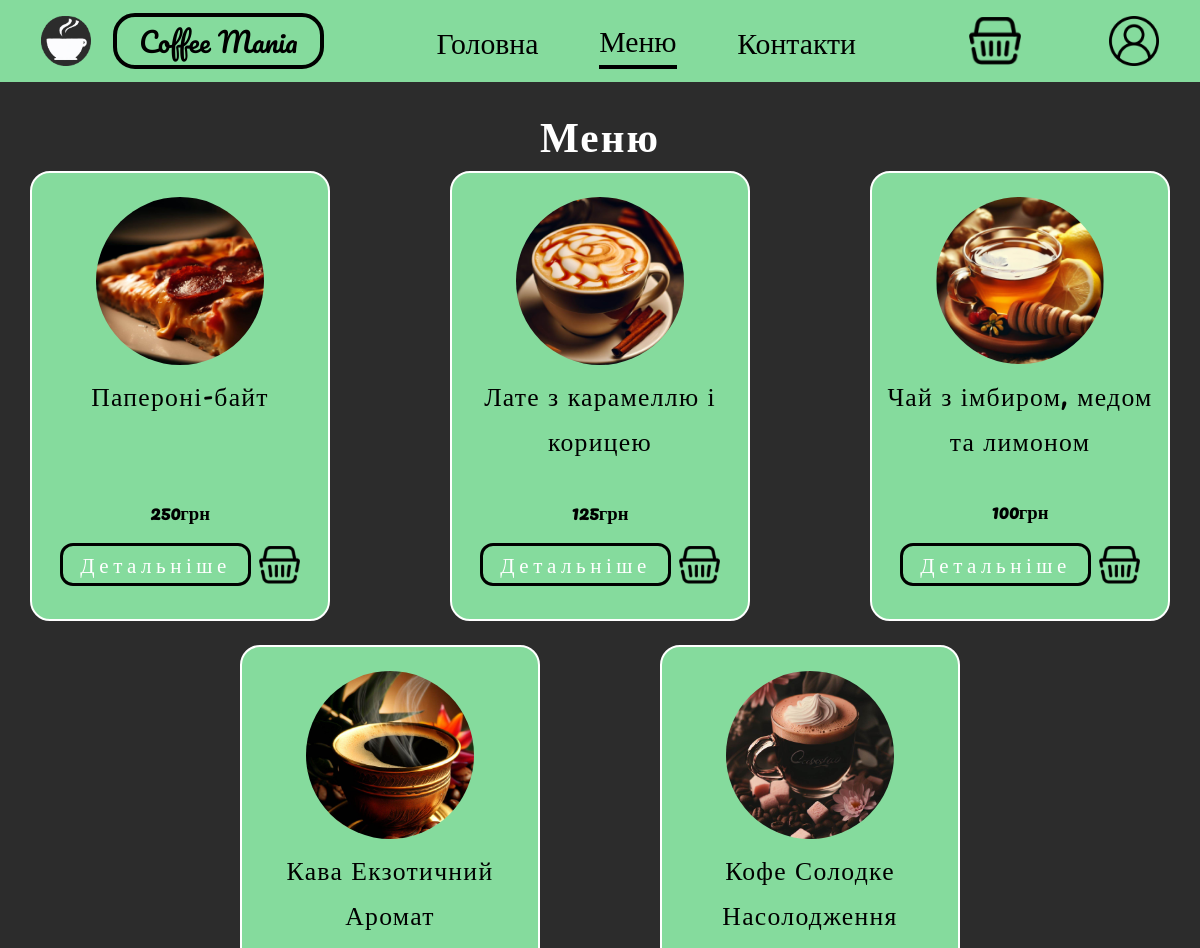
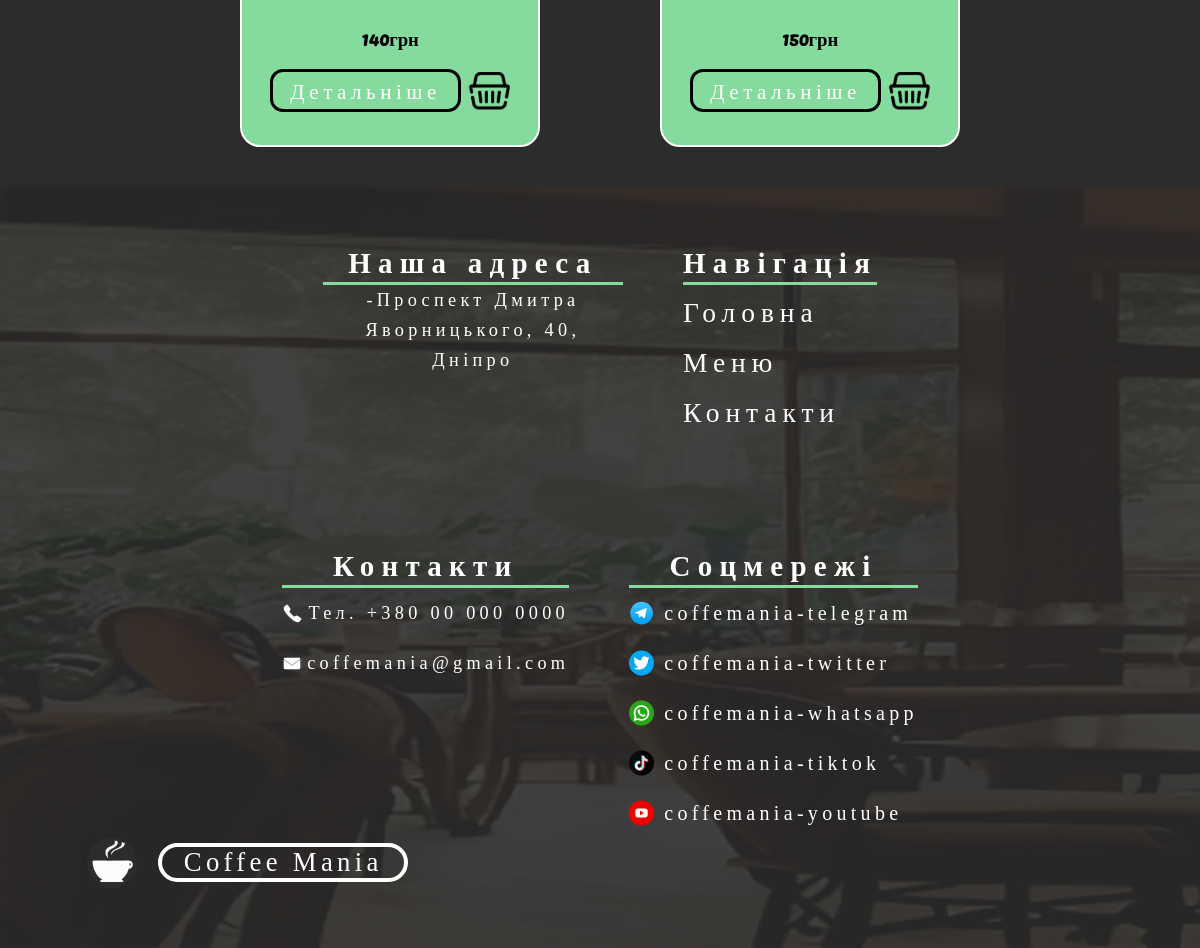
The app's page /menu/ with its own data (2 pictures, top to bottom).
### shop/models.py (models this page shows, shortened)
class Product(models.Model):
    name = models.CharField(max_length=255)
    image = models.ImageField(upload_to= "products")
    description = models.TextField()
    price = models.CharField(max_length=255)
    def get_absolute_url(self):
        return reverse('product', kwargs = {'product_pk': self.pk})

### shop/views.py (the view)
# urls.py: path('menu/', show_shop, name = 'menu_page'),
def show_shop(request):
    all_products = Product.objects.all()
    return render(request, 'shop/shop.html', context={'all_products': all_products})

### shop/templates/shop/shop.html (shortened to what this page needs)
{% extends 'base/base.html' %}
{% load static %}
{% block css %}
<link rel="stylesheet" href="{% static 'shop/shop.css' %}">{% endblock %}
{% block js %}
<link rel="stylesheet" href="{% static 'basket_css/basket.css' %}">
{% endblock %}
{% block content %}
<div class="menu" id="content">
    <h2>Меню</h2>
    <div class="product-block">
        {% for product in all_products %}
        <div class="product-all">
            <img class = 'product-img' src="{{ product.image.url }}" alt="{{ product.name }}">
            <div class="desc">
                <p>{{ product.name }}</p>
                <h3>{{ product.price }}грн</h3>
                <div class="buttons-in-product">
                    <a class="product-button" href="{{ product.get_absolute_url }}">Детальніше</a>
                    <img class="add-product-button basket-button" src="{% static 'img/header_logo/basket.png' %}">
                </div>
            </div>
        </div>
        {% endfor %}
    </div>
</div>
{% endblock %}

### user_interface/static/base/base.css (style rules this page uses)
* { margin: 0; padding: 0; box-sizing: border-box; }
body { overflow-x: hidden; }

### shop/static/shop/shop.css (style rules this page uses)
.menu { background-color: #2C2C2C; min-height: 100vh; display: flex; flex-direction: column; align-items: center; padding: 2vh 2vw; font-family: 'Pacifico'; font-style: normal; font-weight: 400; }
.menu h2 { font-size: calc(30px + 18 * (100vw / 1920)); letter-spacing: 0.05em; color: #FFFFFF; }
.product-block { width: 100vw; display: flex; flex-wrap: wrap; justify-content: center; gap: 10%; }
.product-all { border: 2px solid white; background-color: #85DB9D; display: flex; flex-direction: column; border-radius: 20px; width: 17%; height: 55vh; margin-bottom: 3vh; justify-content: center; align-items: center; padding: 2% 1%; }
.buttons-in-product { display: flex; width: 100%; height: fit-content; align-items: center; justify-content: center; gap:3%; }
.basket-button { width: 15%; cursor: pointer; }
.product-button { display: flex; justify-content: center; align-items: center; width: 70%; height: 100%; border: 3px solid #000000; border-radius: 13px; font-size: calc( 16px + 8 * (100vw / 1920)); letter-spacing: 0.215em; text-decoration: none; color: #FFFFFF; transition: 0.3s; }
.product-all .desc { width: 100%; height: 100%; display: flex; flex-direction: column; align-items: center; justify-content: space-between; padding: 3% 0; }
.product-img { width: 62%; border-radius: 100%; }
.product-all .desc p { font-size: calc(18.5px + 11.5 * (100vw / 1920)); text-align: center; letter-spacing: 0.05em; color: #000000; height: 50%; }
@media screen and (max-width: 1920px) { .product-all { width: 320px; height: 500px; } }
@media screen and (max-width: 1280px) { .product-all { width: 25vw; height: 450px; } }

### records on screen
Product: image (picture), name "Папероні-байт", price "250"
Product: image (picture), name "Лате з карамеллю і корицею", price "125"
Product: image (picture), name "Чай з імбиром, медом та лимоном", price "100"
Product: image (picture), name "Кава Екзотичний Аромат", price "140"
Product: image (picture), name "Кофе Солодке Насолодження", price "150"
